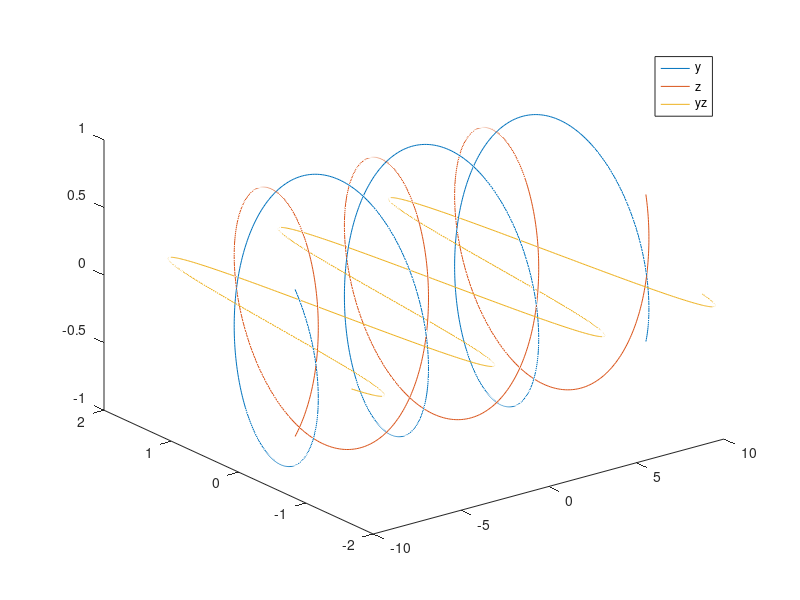

Write the MATLAB code that produced this figure.
clc
clear all
x = linspace(-10, 10, 1000)
y = exp(1i*x)
z = exp(-1i*x)
yz = y + z
plot3(x, real(y), imag(y))
hold on
plot3(x, real(z), imag(z))
plot3(x, real(yz), imag(yz))
hold off

legend({'y', 'z', 'yz'})
x_abs = abs(x)
y_abs = abs(y)